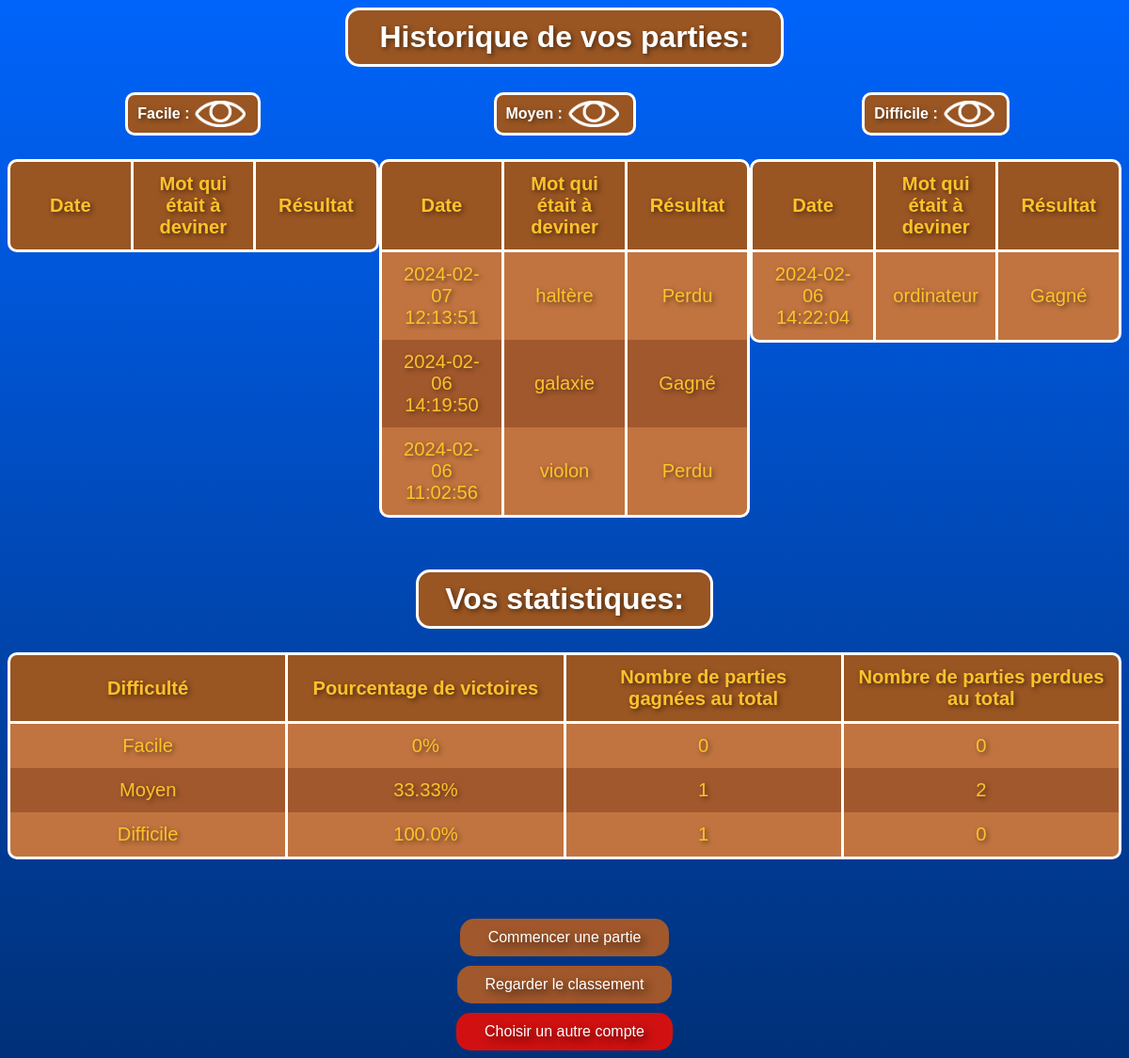
The app's page /historique (signed in) with its own data.
### tables this page shows
CREATE TABLE Partie (
    Partie_Id INTEGER PRIMARY KEY AUTOINCREMENT,
    Date_Du_Jeu DATETIME DEFAULT CURRENT_TIMESTAMP,
    Mot_A_Deviner VARCHAR,
    Gagne_Facile INTEGER DEFAULT 0,
    Perdu_Facile INTEGER DEFAULT 0,
    Gagne_Moyen INTEGER DEFAULT 0,
    Perdu_Moyen INTEGER DEFAULT 0,
    Gagne_Difficile INTEGER DEFAULT 0,
    Perdu_Difficile INTEGER DEFAULT 0,
    Resultat VARCHAR DEFAULT NULL,
    Difficulty VARCHAR DEFAULT NULL,
    User_Id INTEGER,
    FOREIGN KEY(User_Id) REFERENCES User(US_Id)
);

### app.py (the view)
@app.route('/historique')
def historique():
    user_id = session.get('user_id')
    historique_data = get_historique_data(user_id)
    return render_template('historique.html', **historique_data)

### app.py (called while the page is built)
def connect_db():
    db_path = 'Pendu.db'
    print(f"Connecté à la base de données : {db_path}")
    return sqlite3.connect(db_path)

### templates/historique.html (shortened to what this page needs)
<!DOCTYPE html>
<html lang="fr">
<head>
    <link rel="stylesheet" href="/static/historique.css">
    <link rel="stylesheet" href="/static/deconnexion.css">
    <link href="https://unpkg.com/aos@2.3.1/dist/aos.css" rel="stylesheet">
</head>
<body class="fade-in">
    <div class="zoom">
        <div class="title-container" id="titre1" data-aos="zoom-in">
            <h1>Historique de vos parties:</h1>
        </div>
        <br>
        <br>
        <br>
        <div class="table-container">
            <div class="table-section difficulty-section" data-aos="fade-up">
                <div class="title-container2" id="facile-arrow">
                    <div class="bold">
                        <span>Facile : </span>
                    </div>
                    <img src="/static/images/oeil-ouvert.png" class="arrow" alt="Flèche pour afficher/masquer le tableau">
                </div>
                <table id="table_facile" class="content-table visible table-transition">
                    <thead>
                        <tr>
                            <th>Date</th>
                            <th>Mot qui était à deviner</th>
                            <th>Résultat</th>
                        </tr>
                    </thead>
                </table>
            </div>
            <div class="table-section difficulty-section" data-aos="fade-up">
                <div class="title-container2" id="moyen-arrow">
                    <div class="bold">
                        <span>Moyen : </span>
                    </div>
                    <img src="/static/images/oeil-ouvert.png" class="arrow" alt="Flèche pour afficher/masquer le tableau">
                </div>
                <table id="table_moyen" class="content-table visible table-transition">
                    <thead>
                        <tr>
                            <th>Date</th>
                            <th>Mot qui était à deviner</th>
                            <th>Résultat</th>
                        </tr>
                    </thead>
                    <tbody>
                        {% for game in game_history_moyen %}
                        <tr>
                            <td>{{ game[0] }}</td>
                            <td>{{ game[1] }}</td>
                            <td>{{ game[2] }}</td>
                        </tr>
                        {% endfor %}
                    </tbody>
                </table>
            </div>
            <div class="table-section difficulty-section" data-aos="fade-up">
                <div class="title-container2" id="difficile-arrow">
                    <div class="bold">
                        <span>Difficile : </span>
                    </div>
                    <img src="/static/images/oeil-ouvert.png" class="arrow" alt="Flèche pour afficher/masquer le tableau">
                </div>
                <table id="table_difficile" class="content-table visible table-transition">
                    <thead>
                        <tr>
                            <th>Date</th>
                            <th>Mot qui était à deviner</th>
                            <th>Résultat</th>
                        </tr>
                    </thead>
                    <tbody>
                        {% for game in game_history_difficile %}
                        <tr>
                            <td>{{ game[0] }}</td>
                            <td>{{ game[1] }}</td>
                            <td>{{ game[2] }}</td>
                        </tr>
                        {% endfor %}
                    </tbody>
                </table>
            </div>
        </div>
        <div class="title-container" id="titre2">
            <h1>Vos statistiques:</h1>
        </div>
        <table class="stats-table">
            <thead>
                <tr>
                    <th>Difficulté</th>
                    <th>Pourcentage de victoires</th>
                    <th>Nombre de parties gagnées au total</th>
                    <th>Nombre de parties perdues au total</th>
                </tr>
            </thead>
            <tbody>
                <tr>
                    <td>Facile</td>
                    <td>{{ pourcentage_facile }}%</td>
                    <td>{{ total_gagne_facile }}</td>
                    <td>{{ total_perdu_facile }}</td>
                </tr>
                <tr>
                    <td>Moyen</td>
                    <td>{{ pourcentage_moyen }}%</td>
                    <td>{{ total_gagne_moyen }}</td>
                    <td>{{ total_perdu_moyen }}</td>
                </tr>
                <tr>
                    <td>Difficile</td>
                    <td>{{ pourcentage_difficile }}%</td>
                    <td>{{ total_gagne_difficile }}</td>
                    <td>{{ total_perdu_difficile }}</td>
                </tr>
            </tbody>
        </table>
        <br>
        <div class="bouton-section2">
            <a href="/recommencer_une_partie">
                <button class="bouton-recommencer">Commencer une partie</button>
            </a>
            <a href="/classement_total">
                <button class="bouton-historique">Regarder le classement</button>
            </a>
        </div>
        <a href="/logout" id="deconnexion-btn">
            <button class="bouton-autre_compte">Choisir un autre compte</button>
        </a>
    </div>
</body>
</html>

### records on screen
Partie: Date_Du_Jeu "2024-02-07 12:13:51", Mot_A_Deviner "haltère", Resultat "Perdu"
Partie: Date_Du_Jeu "2024-02-06 14:19:50", Mot_A_Deviner "galaxie", Resultat "Gagné"
Partie: Date_Du_Jeu "2024-02-06 11:02:56", Mot_A_Deviner "violon", Resultat "Perdu"
Partie: Date_Du_Jeu "2024-02-06 14:22:04", Mot_A_Deviner "ordinateur", Resultat "Gagné"

### other values on screen
{{ pourcentage_facile }} "0"
{{ total_gagne_facile }} "0"
{{ total_perdu_facile }} "0"
{{ pourcentage_moyen }} "33.33"
{{ total_gagne_moyen }} "1"
{{ total_perdu_moyen }} "2"
{{ pourcentage_difficile }} "100.0"
{{ total_gagne_difficile }} "1"
{{ total_perdu_difficile }} "0"
